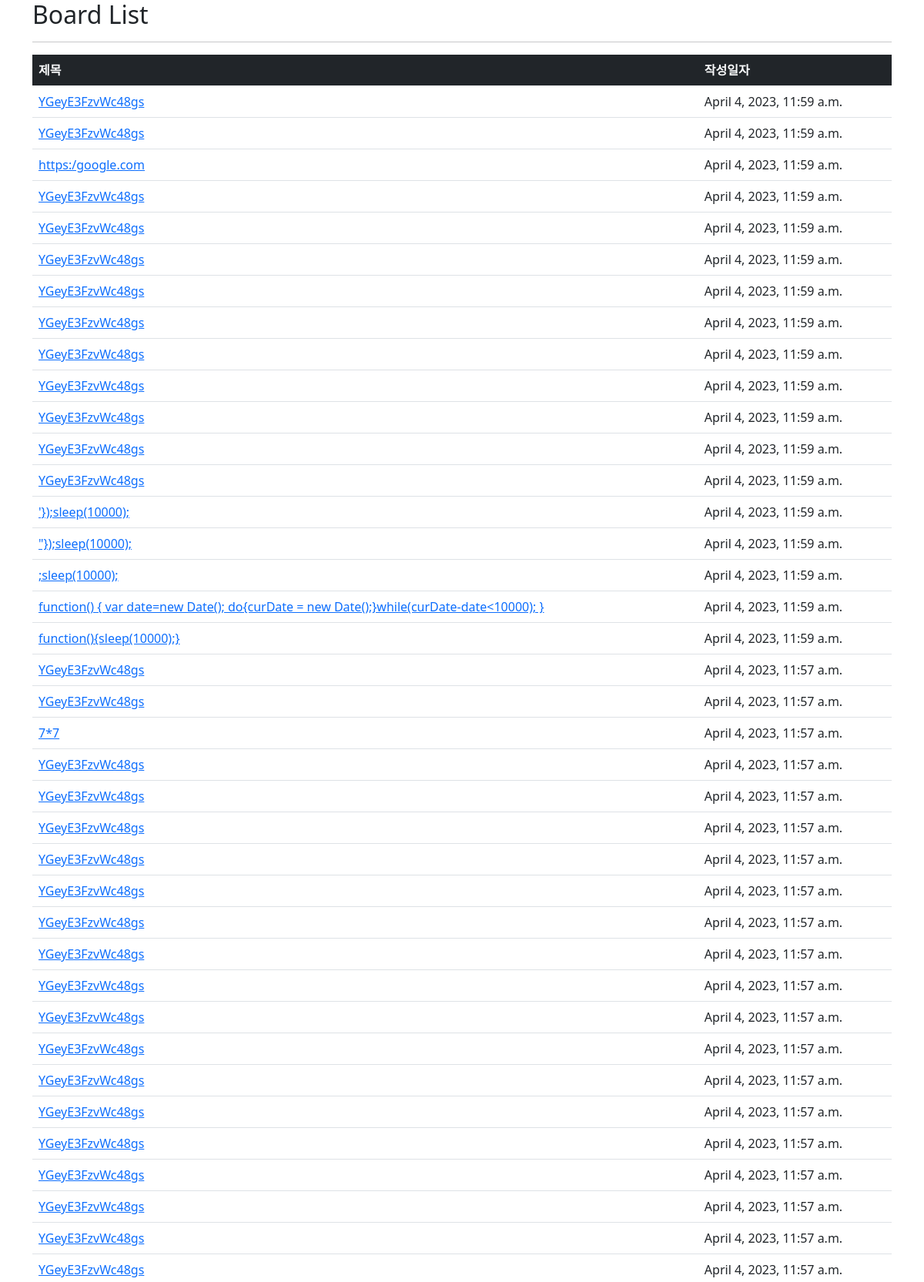
The page / (upper part) on the database its author committed.
### board/models.py (models this page shows, shortened)
class Article(models.Model):
    title = models.CharField(max_length=200)
    content = models.TextField()
    written_date = models.DateTimeField(default=timezone.now)
    writer = models.ForeignKey(User, models.CASCADE, null=True)

### board/views.py (the view)
# urls.py: path('', views.articleList, name="article list"),
@csrf_exempt
def articleList(request):
    context = {}
    context['articles'] = Article.objects.all().order_by("-id")
    return render(request, "list.html", context)

### board/templates/list.html (shortened to what this page needs)
{% extends 'base.html' %}
{% block content %}
<div>
    <h2>Board List</h2>
    <hr/>
    <div>
        <table class="table">
            <thead class="bg-dark text-light">
                <tr>
                    <th>제목</th>
                    <th>작성일자</th>
                </tr>
            </thead>
            <tbody>
                {% if articles %}
                    {% autoescape off %}
                        {% for article in articles %}
                        <tr>
                            <td>
                                <a href="/detail/{{article.id}}">
                                    {{article.title}}
                                </a>
                            </td>
                            <td>{{article.written_date}}</td>
                        </tr>
                        {% endfor %}
                    {% endautoescape %}
                {% else %}
                        <tr>
                            <td colspan="100">게시물이 없습니다.</td>
                        </tr>
                {% endif %}
            </tbody>
        </table>
    </div>
</div>
{% endblock content %}

### rows shown on the page
Article: title "YGeyE3FzvWc48gs", written_date "April 4, 2023, 11:59 a.m."
Article: title "YGeyE3FzvWc48gs", written_date "April 4, 2023, 11:59 a.m."
Article: title "https:/google.com", written_date "April 4, 2023, 11:59 a.m."
Article: title "YGeyE3FzvWc48gs", written_date "April 4, 2023, 11:59 a.m."
Article: title "YGeyE3FzvWc48gs", written_date "April 4, 2023, 11:59 a.m."
Article: title "YGeyE3FzvWc48gs", written_date "April 4, 2023, 11:59 a.m."
Article: title "YGeyE3FzvWc48gs", written_date "April 4, 2023, 11:59 a.m."
Article: title "YGeyE3FzvWc48gs", written_date "April 4, 2023, 11:59 a.m."
Article: title "YGeyE3FzvWc48gs", written_date "April 4, 2023, 11:59 a.m."
Article: title "YGeyE3FzvWc48gs", written_date "April 4, 2023, 11:59 a.m."
Article: title "YGeyE3FzvWc48gs", written_date "April 4, 2023, 11:59 a.m."
Article: title "YGeyE3FzvWc48gs", written_date "April 4, 2023, 11:59 a.m."
Article: title "YGeyE3FzvWc48gs", written_date "April 4, 2023, 11:59 a.m."
Article: title "'});sleep(10000);", written_date "April 4, 2023, 11:59 a.m."
Article: title "\"});sleep(10000);", written_date "April 4, 2023, 11:59 a.m."
Article: title ";sleep(10000);", written_date "April 4, 2023, 11:59 a.m."
Article: title "function() { var date=new Date(); do{curDate = new Date();}while(curDate-date<10000); }", written_date "April 4, 2023, 11:59 a.m."
Article: title "function(){sleep(10000);}", written_date "April 4, 2023, 11:59 a.m."
Article: title "YGeyE3FzvWc48gs", written_date "April 4, 2023, 11:57 a.m."
Article: title "YGeyE3FzvWc48gs", written_date "April 4, 2023, 11:57 a.m."
Article: title "7*7", written_date "April 4, 2023, 11:57 a.m."
Article: title "YGeyE3FzvWc48gs", written_date "April 4, 2023, 11:57 a.m."
Article: title "YGeyE3FzvWc48gs", written_date "April 4, 2023, 11:57 a.m."
Article: title "YGeyE3FzvWc48gs", written_date "April 4, 2023, 11:57 a.m."
Article: title "YGeyE3FzvWc48gs", written_date "April 4, 2023, 11:57 a.m."
Article: title "YGeyE3FzvWc48gs", written_date "April 4, 2023, 11:57 a.m."
Article: title "YGeyE3FzvWc48gs", written_date "April 4, 2023, 11:57 a.m."
Article: title "YGeyE3FzvWc48gs", written_date "April 4, 2023, 11:57 a.m."
Article: title "YGeyE3FzvWc48gs", written_date "April 4, 2023, 11:57 a.m."
Article: title "YGeyE3FzvWc48gs", written_date "April 4, 2023, 11:57 a.m."
Article: title "YGeyE3FzvWc48gs", written_date "April 4, 2023, 11:57 a.m."
Article: title "YGeyE3FzvWc48gs", written_date "April 4, 2023, 11:57 a.m."
Article: title "YGeyE3FzvWc48gs", written_date "April 4, 2023, 11:57 a.m."
Article: title "YGeyE3FzvWc48gs", written_date "April 4, 2023, 11:57 a.m."
Article: title "YGeyE3FzvWc48gs", written_date "April 4, 2023, 11:57 a.m."
Article: title "YGeyE3FzvWc48gs", written_date "April 4, 2023, 11:57 a.m."
Article: title "YGeyE3FzvWc48gs", written_date "April 4, 2023, 11:57 a.m."
Article: title "YGeyE3FzvWc48gs", written_date "April 4, 2023, 11:57 a.m."
